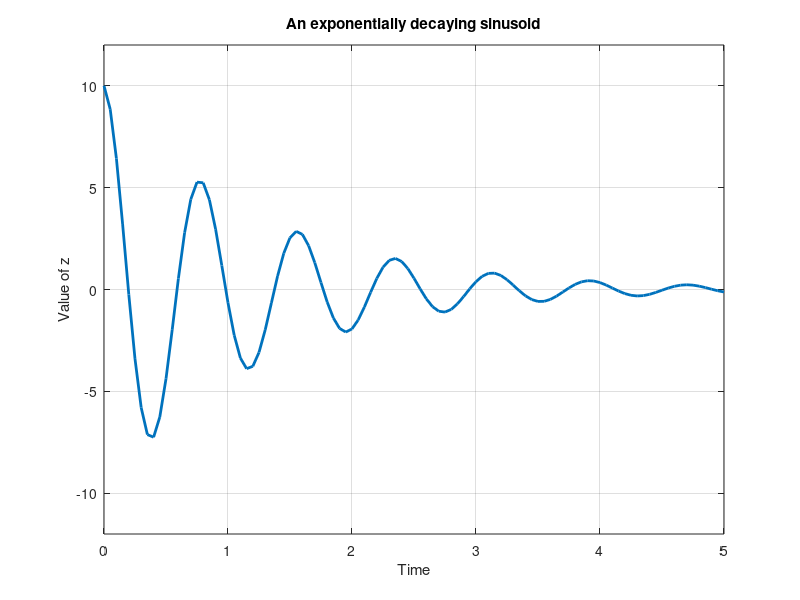

The MATLAB script that drew this image:
% Define vectors to represent the functions x(t) = exp(-0.8t), y(t) = cos(8t) and z(t) = 10x(t)y(t) = 10exp(-0.8t)cos(8t)se values of t ranging from 0 to 5.0 at
% intervals of 0.05.
% Plot z versus t. Add a title “An exponentially decaying sinusoid”, label the x-axis
% “Time”, label the y-axis “Value of z”, set the range of z values to be -12 to 12 and
% turn on the grid lines. Use the functions title, xlabel, ylabel, axis (or ylim) and grid.
% defining t
t = 0:0.05:5.0;
% defining x(t), y(t) and z(t)
x = exp(-0.8*t);
y = cos(8*t);
z = 10*x.*y;
% plotting z versus t
figure;
plot(t,z,'LineWidth',2);
%set plot properties
title('An exponentially decaying sinusoid');
xlabel('Time');
ylabel('Value of z');
axis([0,5,-12,12]);
grid on;



